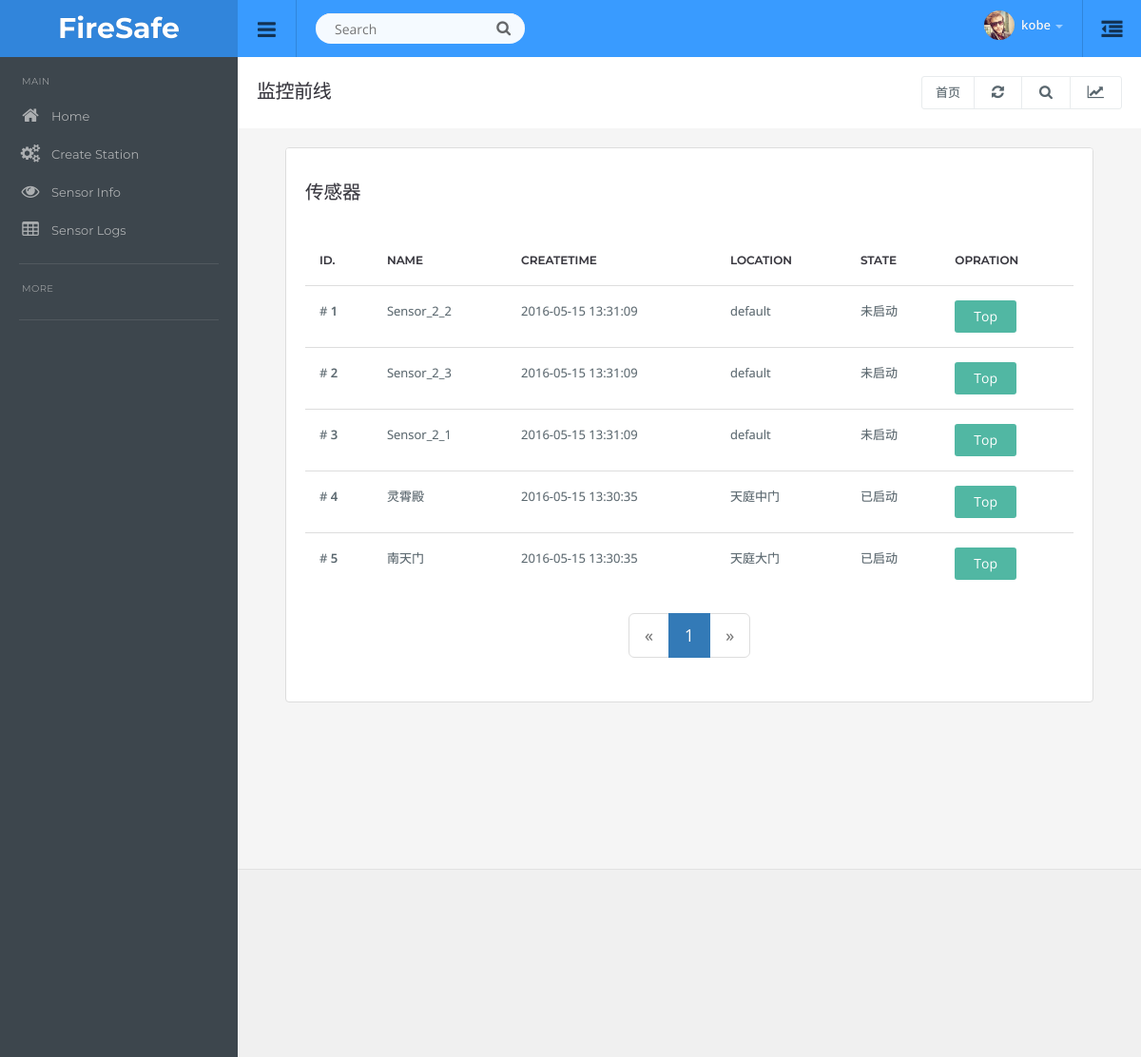
Screenshot of /sensor/topdisplay (signed in) with the database file from the repository.
### app/models.py (models this page shows, shortened)
class User(UserMixin, db.Model):
    __tablename__ = 'users'
    id            = db.Column(db.Integer,primary_key=True)
    email         = db.Column(db.String(64), unique=True, index=True)
    username      = db.Column(db.String(64),unique=True,index=True)
    role_id       = db.Column(db.Integer, db.ForeignKey('roles.id'))
    password_hash = db.Column(db.String(128))
    name          = db.Column(db.String(64))
    company       = db.Column(db.String(64))
    member_since  = db.Column(db.DateTime(), default=datetime.now)
    last_seen     = db.Column(db.DateTime(), default=datetime.now)
    understudy    = db.Column(db.Boolean(),default=True)
    def ping(self):
        self.last_seen = datetime.now()
        db.session.add(self)
    def can(self, permissions):
        return self.role is not None and \
        (self.role.permissions & permissions) == permissions
    def is_administrator(self):
        return self.can(Permission.ADMIN)
    class AnoymusUser(AnonymousUserMixin):
        def can(self, permissions):
            return False
        def is_administrator(self):
            return False
    login_manager.anonymous_user = AnoymusUser
    @property
    def password(self):
        raise AttributeError('password is not a readabel attribute')

class Sensor(db.Model):
    __tablename__ = 'sensors'
    id           = db.Column(db.Integer, primary_key=True)
    name         = db.Column(db.String(128), unique=True)
    location     = db.Column(db.String(128))
    position     = db.Column(db.Integer)
    is_top       = db.Column(db.Boolean(), default=False)
    is_run       = db.Column(db.Boolean(), default=False)
    sensor_state = db.Column(db.String(32), default=u'unOpen')
    create_time   = db.Column(db.DateTime(), default=datetime.now)
    sonmodel_id  = db.Column(db.Integer, db.ForeignKey('sonmodels.id'))
    sensorlogs    = db.relationship('SensorLog', backref='sensor', lazy='dynamic')

### app/sensor/views.py (the view)
@sensor.route('/topdisplay', methods=['GET', 'POST'])
@login_required
@admin_required
def topdisplay():
    page = request.args.get('page', 1, type=int)
    pagination = Sensor.query.order_by(Sensor.create_time.desc()).paginate(page,per_page=10,error_out=False)
    sensors = pagination.items
    return render_template('topdisplay.html',sensors=sensors,pagination=pagination)

### app/auth/views.py (called while the page is built)
@auth.before_app_request
def before_request():
	if current_user.is_authenticated():
		current_user.ping()

### app/main/__init__.py (called while the page is built)
@main.app_context_processor
def inject_permissions():
	return dict(Permission=Permission)

### app/models.py (called while the page is built)
@login_manager.user_loader
def load_user(user_id):
	return User.query.get(int(user_id))

### app/templates/topdisplay.html (shortened to what this page needs)
{% extends "base.html" %}
{% import "_macros.html" as macros %}
{% block content %}
<div class="container-padding">
    <div class="row">
    <div class="col-md-12">
        <div class="panel panel-default">
            <div class="panel-title">
                <h4> 传感器</h4>
            </div>
        <div class="panel-body table-responsive">
            <table class="table table-hover">
                <thead>
                    <tr>
                        <td>ID.</td>
                        <td>Name</td>
                        <td>CreateTime</td>
                        <td>location</td>
                        <td>state</td>
                        <td>opration</td>
                    </tr>
                </thead>
                <tbody>
                {% for sensor in sensors %}
                        <td># <b>{{ loop.index }}</b></td>
                        <td>{{ sensor.name }}</td>
                        <td>{{ sensor.create_time.strftime("%Y-%m-%d %H:%M:%S")}}</td>
                        <td>{{ sensor.location }}</td>
                        {% if sensor.is_run %}
                            <td>已启动</td>
                        {% else %}
                            <td>未启动</td>
                        {% endif %}
                        <td>
                            {% if sensor.is_top %}
                            <button id="movetop-{{sensor.id}}" class="btn btn-danger btn-small" type="button" onclick="moveTopOrCancel({{sensor.id}});">Cancel</button>
                            {% else %}
                            <button id="movetop-{{sensor.id}}" class="btn btn-info btn-small" type="button" onclick="moveTopOrCancel({{sensor.id}});">Top</button>
                            {% endif %}
                        </td>
                {% endfor %}
                </tbody>
            </table>
            <div style="text-align: center;">
                {{ macros.pagination_widget(pagination,'sensor.topdisplay') }}
            </div>
        </div>
        </div>
    </div>
    </div>
</div>
<br><br><br><br><br><br><br>
{% endblock %}

### app/templates/base.html (shortened to what this page needs)
<!DOCTYPE html>
<html lang="en">
  <head>
  {% block head %}
  <link href="/static/css/root.css" rel="stylesheet">
  {% endblock %}
  </head>
  <body>
  <div id="top" class="clearfix">
  	<div class="applogo">
  		<a href="{{ url_for('main.index') }}" class="logo">FireSafe</a>
  	</div>
    <a href="#" class="sidebar-open-button"><i class="fa fa-bars"></i></a>
    <form class="searchform">
      <input type="text" class="searchbox" id="searchbox" placeholder="Search">
      <span class="searchbutton"><i class="fa fa-search"></i></span>
    </form>
    <a href="#sidepanel" class="sidepanel-open-button"><i class="fa fa-outdent"></i></a>
    <ul class="top-right">
    {% if current_user.is_authenticated() %}
    <li class="dropdown link">
      <a href="#" data-toggle="dropdown" class="dropdown-toggle profilebox"><img src="/static/img/profileimg.png" alt="img"><b>{{current_user.username}}</b><span class="caret"></span></a>
    </li>
    {% else %}
    <a href="{{ url_for('auth.login') }}">
      <i class="fa fa-user"></i>&nbsp;&nbsp;Log In</a>
    </ul>
    {% endif %}
    </ul>
  </div>
<div class="sidebar clearfix">
<ul class="sidebar-panel nav">
  <li class="sidetitle">MAIN</li>
  <li><a href="{{ url_for('main.index') }}"><span class="icon color5"><i class="fa fa-home"></i></span>Home</a></li>
  <li><a href="{{ url_for('sensor.createSonModel') }}"><span class="icon color5"><i class="fa fa-cogs"></i></span>Create Station</a></li>
  <li><a href="{{ url_for('sensor.display') }}"><span class="icon color5"><i class="fa fa-eye"></i></span>Sensor Info</a></li>
  <li><a href="{{ url_for('sensor.displaysensortable') }}"><span class="icon color5"><i class="fa fa-table"></i></span>Sensor Logs</a></li>
</ul>
<ul class="sidebar-panel nav">
  <li class="sidetitle">MORE</li>
</ul>
</div>
<div class="content">
  <div class="page-header">
    <h1 class="title">监控前线</h1>
    <div class="right">
      <div class="btn-group" role="group" aria-label="...">
        <a href="{{ url_for('main.index') }}" class="btn btn-light">首页</a>
        <a href="#" class="btn btn-light"><i class="fa fa-refresh"></i></a>
        <a href="#" class="btn btn-light"><i class="fa fa-search"></i></a>
        <a href="#" class="btn btn-light" id="topstats"><i class="fa fa-line-chart"></i></a>
      </div>
    </div>
  </div>
<div class="container-default">
{% block content %}
{% endblock %}
</div>
<div class="row footer">
  <br><br><br><br><br><br><br><br>
</div>
</div>
</body>
</html>

### rows the page displays
User: username "kobe"
Sensor: name "Sensor_2_2", create_time "2016-05-15 13:31:09", location "default", is_run "未启动"
Sensor: name "Sensor_2_3", create_time "2016-05-15 13:31:09", location "default", is_run "未启动"
Sensor: name "Sensor_2_1", create_time "2016-05-15 13:31:09", location "default", is_run "未启动"
Sensor: name "灵霄殿", create_time "2016-05-15 13:30:35", location "天庭中门", is_run "已启动"
Sensor: name "南天门", create_time "2016-05-15 13:30:35", location "天庭大门", is_run "已启动"

### other values shown
{{ p }} "1"
